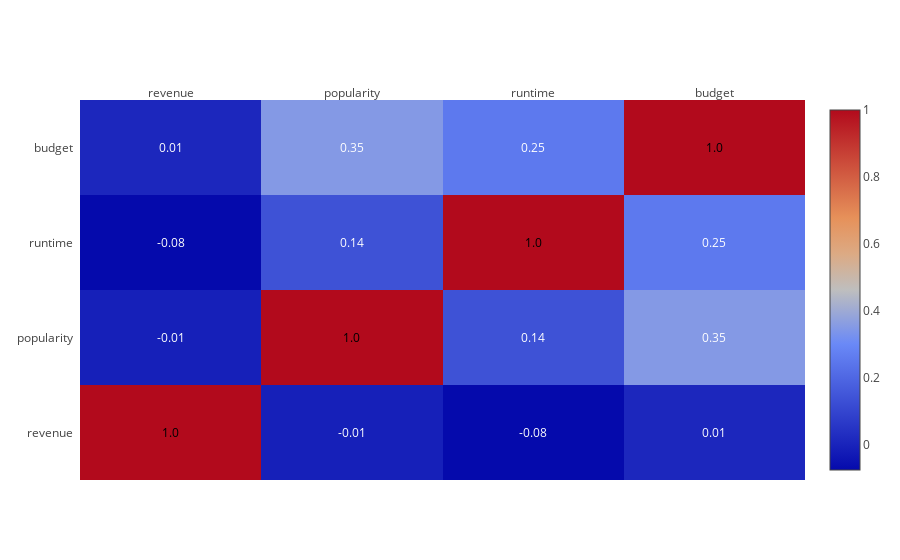

Notebook code for this chart:
### Code cell
corrs = df[["revenue","popularity","runtime","budget"]].corr()
figure = ff.create_annotated_heatmap(
    z=corrs.values,
    x=list(corrs.columns),
    y=list(corrs.index),
    annotation_text=corrs.round(2).values,
    showscale=True)

iplot(figure)

### Figure 1 — Plotly figure (JSON) as saved in the notebook; plotly's stock layout.template omitted (floating-point values rounded to 4 significant figures)
{"data": [{"colorscale": "RdBu", "reversescale": false, "showscale": true, "type": "heatmap", "uid": "05d10dc4-5d54-498e-b155-749e0f527d64", "x": ["revenue", "popularity", "runtime", "budget"], "y": ["revenue", "popularity", "runtime", "budget"], "z": [[1, -0.01248, -0.07689, 0.008947], [-0.01248, 1, 0.1356, 0.3502], [-0.07689, 0.1356, 1, 0.2528], [0.008947, 0.3502, 0.2528, 1]]}], "layout": {"annotations": [{"font": {"color": "#000000"}, "showarrow": false, "text": "1.0", "x": "revenue", "xref": "x", "y": "revenue", "yref": "y"}, {"font": {"color": "#FFFFFF"}, "showarrow": false, "text": "-0.01", "x": "popularity", "xref": "x", "y": "revenue", "yref": "y"}, {"font": {"color": "#FFFFFF"}, "showarrow": false, "text": "-0.08", "x": "runtime", "xref": "x", "y": "revenue", "yref": "y"}, {"font": {"color": "#FFFFFF"}, "showarrow": false, "text": "0.01", "x": "budget", "xref": "x", "y": "revenue", "yref": "y"}, {"font": {"color": "#FFFFFF"}, "showarrow": false, "text": "-0.01", "x": "revenue", "xref": "x", "y": "popularity", "yref": "y"}, {"font": {"color": "#000000"}, "showarrow": false, "text": "1.0", "x": "popularity", "xref": "x", "y": "popularity", "yref": "y"}, {"font": {"color": "#FFFFFF"}, "showarrow": false, "text": "0.14", "x": "runtime", "xref": "x", "y": "popularity", "yref": "y"}, {"font": {"color": "#FFFFFF"}, "showarrow": false, "text": "0.35", "x": "budget", "xref": "x", "y": "popularity", "yref": "y"}, {"font": {"color": "#FFFFFF"}, "showarrow": false, "text": "-0.08", "x": "revenue", "xref": "x", "y": "runtime", "yref": "y"}, {"font": {"color": "#FFFFFF"}, "showarrow": false, "text": "0.14", "x": "popularity", "xref": "x", "y": "runtime", "yref": "y"}, {"font": {"color": "#000000"}, "showarrow": false, "text": "1.0", "x": "runtime", "xref": "x", "y": "runtime", "yref": "y"}, {"font": {"color": "#FFFFFF"}, "showarrow": false, "text": "0.25", "x": "budget", "xref": "x", "y": "runtime", "yref": "y"}, {"font": {"color": "#FFFFFF"}, "showarrow": false, "text": "0.01", "x": "revenue", "xref": "x", "y": "budget", "yref": "y"}, {"font": {"color": "#FFFFFF"}, "showarrow": false, "text": "0.35", "x": "popularity", "xref": "x", "y": "budget", "yref": "y"}, {"font": {"color": "#FFFFFF"}, "showarrow": false, "text": "0.25", "x": "runtime", "xref": "x", "y": "budget", "yref": "y"}, {"font": {"color": "#000000"}, "showarrow": false, "text": "1.0", "x": "budget", "xref": "x", "y": "budget", "yref": "y"}], "xaxis": {"dtick": 1, "gridcolor": "rgb(0, 0, 0)", "side": "top", "ticks": ""}, "yaxis": {"dtick": 1, "ticks": "", "ticksuffix": "  "}}}
